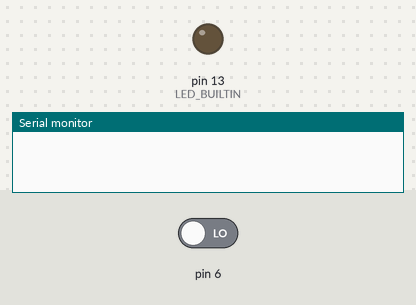
Recording of a sketch running on a simulated Arduino Uno, built with avr-gcc and run on an emulated ATmega328P. On the bench: output pins drawn as LEDs (lit = HIGH), the last lines printed to the serial monitor. Inputs (shaded band) come from the test bench; at power-on: pin 6 LOW.

Above: at 1.2 s.
1.3 s: pin 6 driven HIGH
At 3.8 s:
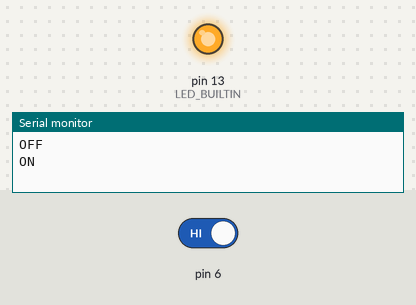
At 43.56 s:
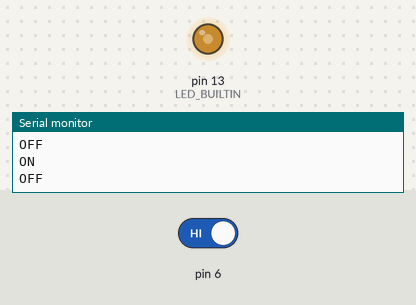
Timing chart, 0 to 44.1 s (numbered marks = the images above; inputs shaded):
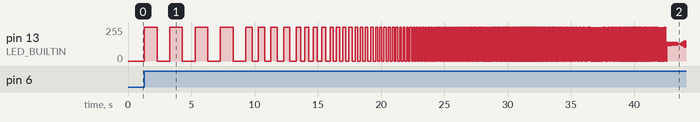

Measured:
- after the input at 1.3 s, pin 13 (LED_BUILTIN): 0/255 → 255/255 at once, → 0/255 1.0 s later, → 255/255 1.0 s later, → 0/255 1.0 s later, … (832 changes in this stretch)

The sketch:

ledFlashingCom.ino
```cpp
//This is a code to make the arduino built in LED flashes 4
//with a regression in delay inversly propotioned to the number
//of pushes on a push button

// First we define an integer to count and store the number of pushes
int numPush=1;
void setup() {
// Then in the void setup we define the built in led as an output
// We define the digital pin connected to the pushbutton
// Monitoring the progress of the LED in the serial Monitor
pinMode(LED_BUILTIN, OUTPUT);
pinMode(6,INPUT);
Serial.begin (9600);

}

void loop() {
  //Defining the number of LED flashings and storing it in a
  //variable x
  int x=1;

  // The void loop reads the current state of the button connected
  // to the button (HIGH OR LOW)
  if (digitalRead(6)){

    // The if excution is a while loop that flashes the LED as long
    // as the number of flasings is <= 4
    while(x<=4) {
     digitalWrite (LED_BUILTIN, HIGH);
       delay(1000/numPush);
         Serial.println("OFF"); // printing the stated of the LED on the serial monitor
       digitalWrite (LED_BUILTIN, LOW);
         delay(1000/numPush);
         Serial.println("ON");
         x++; // increment of 1 to repeat flashing
       }
    numPush++; // increment of 1 depending on the number of pushings

    }

// as long as the button isn't pushed the LED stays off
else{
  digitalWrite (LED_BUILTIN, LOW);
  }
}
```
